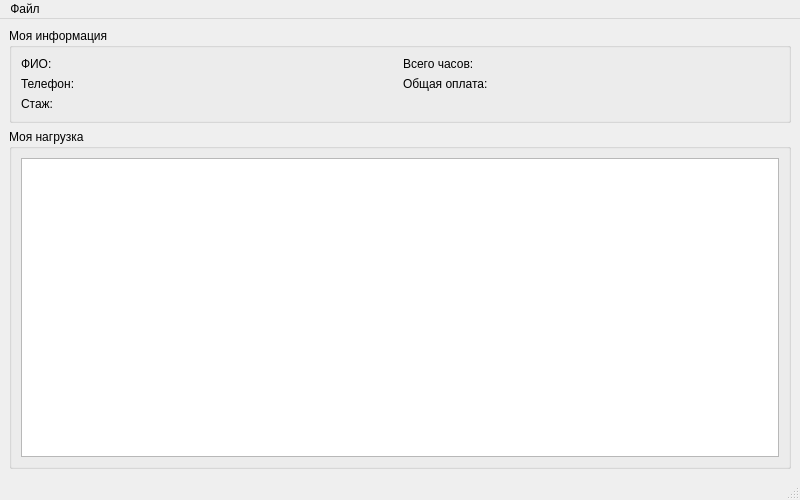
<?xml version="1.0" encoding="UTF-8"?>
<ui version="4.0">
 <class>TeacherWindow</class>
 <widget class="QMainWindow" name="TeacherWindow">
  <property name="geometry">
   <rect>
    <x>0</x>
    <y>0</y>
    <width>800</width>
    <height>500</height>
   </rect>
  </property>
  <property name="windowTitle">
   <string>Личный кабинет</string>
  </property>
  <widget class="QWidget" name="centralwidget">
   <layout class="QVBoxLayout" name="verticalLayout">
    <item>
     <widget class="QGroupBox" name="infoGroup">
      <property name="title">
       <string>Моя информация</string>
      </property>
      <layout class="QGridLayout" name="gridLayout">
       <item row="0" column="0">
        <widget class="QLabel" name="nameLabel">
         <property name="text">
          <string>ФИО: </string>
         </property>
        </widget>
       </item>
       <item row="1" column="0">
        <widget class="QLabel" name="phoneLabel">
         <property name="text">
          <string>Телефон: </string>
         </property>
        </widget>
       </item>
       <item row="2" column="0">
        <widget class="QLabel" name="experienceLabel">
         <property name="text">
          <string>Стаж: </string>
         </property>
        </widget>
       </item>
       <item row="0" column="1">
        <widget class="QLabel" name="hoursLabel">
         <property name="text">
          <string>Всего часов: </string>
         </property>
        </widget>
       </item>
       <item row="1" column="1">
        <widget class="QLabel" name="paymentLabel">
         <property name="text">
          <string>Общая оплата: </string>
         </property>
        </widget>
       </item>
      </layout>
     </widget>
    </item>
    <item>
     <widget class="QGroupBox" name="workloadsGroup">
      <property name="title">
       <string>Моя нагрузка</string>
      </property>
      <layout class="QVBoxLayout" name="verticalLayout_2">
       <item>
        <widget class="QTableWidget" name="workloadsTable"/>
       </item>
      </layout>
     </widget>
    </item>
   </layout>
  </widget>
  <widget class="QMenuBar" name="menubar">
   <property name="geometry">
    <rect>
     <x>0</x>
     <y>0</y>
     <width>800</width>
     <height>24</height>
    </rect>
   </property>
   <widget class="QMenu" name="menuFile">
    <property name="title">
     <string>Файл</string>
    </property>
    <addaction name="actionChangePassword"/>
    <addaction name="separator"/>
    <addaction name="actionRefresh"/>
    <addaction name="actionLogout"/>
   </widget>
   <addaction name="menuFile"/>
  </widget>
  <widget class="QStatusBar" name="statusbar"/>
  <action name="actionLogout">
   <property name="text">
    <string>Выход</string>
   </property>
  </action>
  <action name="actionRefresh">
   <property name="text">
    <string>Обновить</string>
   </property>
  </action>
  <action name="actionChangePassword">
   <property name="text">
    <string>Сменить пароль</string>
   </property>
  </action>
 </widget>
</ui>
